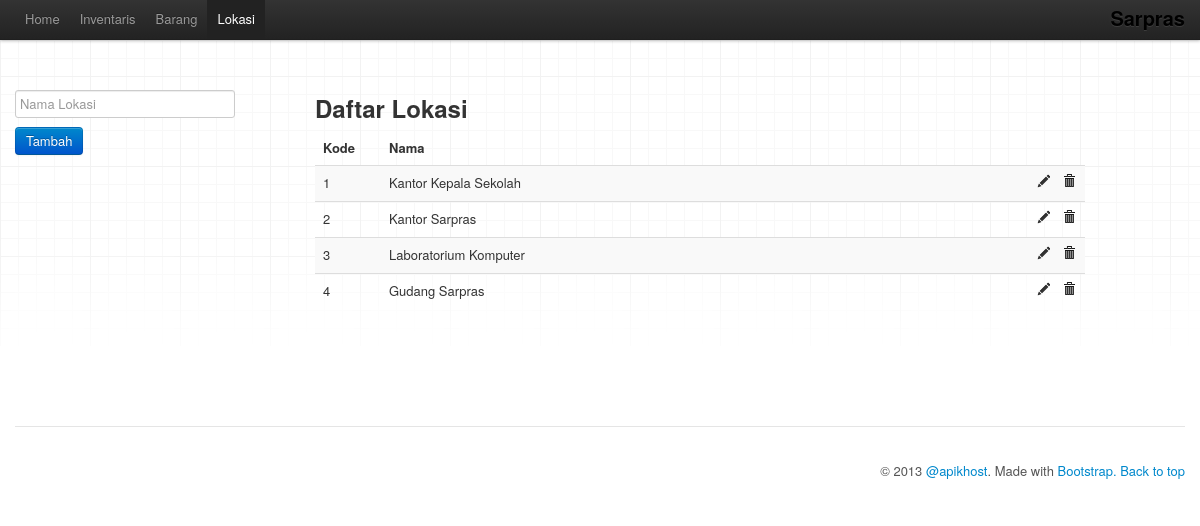
/lokasi.php, run on the app's committed database.
### tables this page shows
CREATE TABLE `lokasi` (
  `kode_lokasi` int(11) NOT NULL,
  `nama_lokasi` varchar(50) NOT NULL
);

### lokasi.php (the view, shortened to what this page needs)
<?
$per_page = 30;
$result = mysql_query("SELECT * FROM lokasi ORDER BY kode_lokasi");
$total_results = mysql_num_rows($result);
$total_pages = ceil($total_results / $per_page);
if (isset($_GET['page'])) {
    $show_page = $_GET['page'];
    if ($show_page > 0 && $show_page <= $total_pages) {
        $start = ($show_page - 1) * $per_page;
        $end = $start + $per_page;
    } else {
        $start = 0;
        $end = $per_page;
    }
} else {
    $start = 0;
    $end = $per_page;
}
?>
<!DOCTYPE html>
<html lang="en">
  <head>
    <link href="assets/css/bootstrap.css" rel="stylesheet">
    <link href="assets/css/bootstrap-responsive.css" rel="stylesheet">
    <link href="assets/css/docs.css" rel="stylesheet">
    <link href="assets/js/google-code-prettify/prettify.css" rel="stylesheet">
	<link href="assets/css/smoothness/jquery-ui-1.8.2.custom.css" rel="stylesheet" />
  </head>
  <body data-spy="scroll" data-target=".subnav" data-offset="50">
    <div class="navbar navbar-fixed-top">
      <div class="navbar-inner">
        <div class="container">
          <a class="brand" href="./index.html">Sarpras</a>
          <div class="nav-collapse collapse">
            <ul class="nav">
              <li><a href="index.php">Home</a></li>
			  <li><a href="inventaris.php">Inventaris</a></li>
			  <li><a href="barang.php">Barang</a></li>
			  <li class="active"><a href="lokasi.php">Lokasi</a></li>
            </ul>
          </div>
        </div>
      </div>
    </div>
    <div class="container">
	<div class="row-fluid">
			<div class="span3">
			  <form action="proses_tambah_lokasi.php" method="post">
				<input type="text" name="nama_lokasi" placeholder="Nama Lokasi"><br/>
				<button type="submit" class="btn btn-primary">Tambah</button>
			  </form>
			  </div>
			  <div class="span8">
			  <h2>Daftar Lokasi</h2>
              <?php
                    echo "<table class='table table-striped'>";
                    echo "<thead><tr><th width='50px'>Kode</th> <th>Nama</th><th width='40px'></th></tr></thead>";
                    for ($i = $start; $i < $end; $i++) {
                        if ($i == $total_results) {
                            break;
                        }
                        echo "<tr " . $cls . ">";
                        echo '<td>' . mysql_result($result, $i, 'kode_lokasi') . '</td>';
                        echo '<td>' . mysql_result($result, $i, 'nama_lokasi') . '</td>';
						echo '
						<td>
						  <i class="icon-pencil"></i>&nbsp;&nbsp;
						  <a href="proses_hapus_lokasi.php?kode_lokasi='. mysql_result($result, $i, 'kode_lokasi') .'" onclick="return confirm(\'Dengan mengklik OK, Anda setuju menghapus barang yang dipilih dari daftar. Apakah Anda yakin?\')" title="Hapus"><i class="icon-trash"></i>
						</td>';
                        echo "</tr>";
                    }
                echo "</table>";
                    echo '<div class="pagination"><ul>';
                    echo "</ul></div>";
            ?>
          </div>
		  </div>
      <footer class="footer">
	  <p class="nav pull-right">&copy; 2013 <a target="_blank" href="https://twitter.com/apikhost">@apikhost</a>. Made with <a target="_blank" href="http://getbootstrap.com">Bootstrap.</a> <a href="#">Back to top</a></p>
      </footer>
    </div>
  </body>
</html>

### assets/css/docs.css (style rules this page uses)
body { position: relative; padding-top: 90px; background-color: #fff; background-image: url(../img/grid-18px-masked.png); background-repeat: repeat-x; background-position: 0 40px; }
.navbar-fixed-top .brand { padding-right: 0; padding-left: 0; margin-left: 20px; float: right; font-weight: bold; color: #000; text-shadow: 0 1px 0 rgba(255,255,255,.1), 0 0 30px rgba(255,255,255,.125); -webkit-transition: all .2s linear; -moz-transition: all .2s linear; transition: all .2s linear; }
.footer { margin-top: 45px; padding: 35px 0 36px; border-top: 1px solid #e5e5e5; }
.footer p { margin-bottom: 0; color: #555; }
h2 + table, h3 + table, h4 + table, h2 + .row { margin-top: 5px; }

### data on the page
lokasi: kode_lokasi "1", nama_lokasi "Kantor Kepala Sekolah"
lokasi: kode_lokasi "2", nama_lokasi "Kantor Sarpras"
lokasi: kode_lokasi "3", nama_lokasi "Laboratorium Komputer"
lokasi: kode_lokasi "4", nama_lokasi "Gudang Sarpras"
